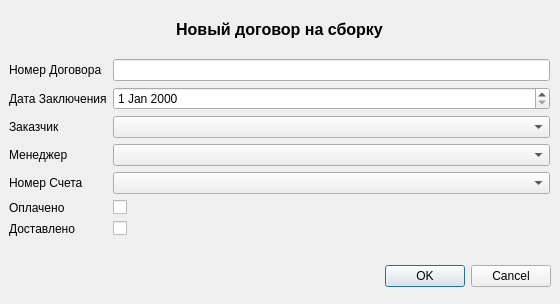
<?xml version="1.0" encoding="UTF-8"?>
<ui version="4.0">
 <class>newDogovorInSborkadlg</class>
 <widget class="QDialog" name="newDogovorInSborkadlg">
  <property name="geometry">
   <rect>
    <x>0</x>
    <y>0</y>
    <width>560</width>
    <height>304</height>
   </rect>
  </property>
  <property name="windowTitle">
   <string>Dialog</string>
  </property>
  <widget class="QDialogButtonBox" name="buttonBox">
   <property name="geometry">
    <rect>
     <x>210</x>
     <y>260</y>
     <width>341</width>
     <height>32</height>
    </rect>
   </property>
   <property name="orientation">
    <enum>Qt::Horizontal</enum>
   </property>
   <property name="standardButtons">
    <set>QDialogButtonBox::Cancel|QDialogButtonBox::Ok</set>
   </property>
  </widget>
  <widget class="QWidget" name="verticalLayoutWidget">
   <property name="geometry">
    <rect>
     <x>9</x>
     <y>9</y>
     <width>541</width>
     <height>41</height>
    </rect>
   </property>
   <layout class="QVBoxLayout" name="verticalLayout">
    <item>
     <widget class="QLabel" name="label">
      <property name="font">
       <font>
        <pointsize>12</pointsize>
        <weight>75</weight>
        <bold>true</bold>
       </font>
      </property>
      <property name="text">
       <string>Новый договор на сборку</string>
      </property>
      <property name="alignment">
       <set>Qt::AlignCenter</set>
      </property>
     </widget>
    </item>
   </layout>
  </widget>
  <widget class="QWidget" name="formLayoutWidget">
   <property name="geometry">
    <rect>
     <x>9</x>
     <y>59</y>
     <width>541</width>
     <height>191</height>
    </rect>
   </property>
   <layout class="QFormLayout" name="formLayout">
    <item row="0" column="0">
     <widget class="QLabel" name="label_2">
      <property name="text">
       <string>Номер Договора</string>
      </property>
     </widget>
    </item>
    <item row="1" column="0">
     <widget class="QLabel" name="label_3">
      <property name="text">
       <string>Дата Заключения</string>
      </property>
     </widget>
    </item>
    <item row="3" column="0">
     <widget class="QLabel" name="label_4">
      <property name="text">
       <string>Менеджер</string>
      </property>
     </widget>
    </item>
    <item row="2" column="0">
     <widget class="QLabel" name="label_5">
      <property name="text">
       <string>Заказчик</string>
      </property>
     </widget>
    </item>
    <item row="4" column="0">
     <widget class="QLabel" name="label_6">
      <property name="text">
       <string>Номер Счета</string>
      </property>
     </widget>
    </item>
    <item row="5" column="0">
     <widget class="QLabel" name="label_7">
      <property name="text">
       <string>Оплачено</string>
      </property>
     </widget>
    </item>
    <item row="6" column="0">
     <widget class="QLabel" name="label_8">
      <property name="text">
       <string>Доставлено</string>
      </property>
     </widget>
    </item>
    <item row="0" column="1">
     <widget class="QLineEdit" name="NumberDg"/>
    </item>
    <item row="5" column="1">
     <widget class="QCheckBox" name="checkBox1">
      <property name="text">
       <string/>
      </property>
     </widget>
    </item>
    <item row="6" column="1">
     <widget class="QCheckBox" name="checkBox2">
      <property name="text">
       <string/>
      </property>
     </widget>
    </item>
    <item row="1" column="1">
     <widget class="QDateEdit" name="dateEdit"/>
    </item>
    <item row="3" column="1">
     <widget class="QComboBox" name="comboBox2"/>
    </item>
    <item row="2" column="1">
     <widget class="QComboBox" name="comboBox1"/>
    </item>
    <item row="4" column="1">
     <widget class="QComboBox" name="comboBox3"/>
    </item>
   </layout>
  </widget>
 </widget>
 <resources/>
 <connections>
  <connection>
   <sender>buttonBox</sender>
   <signal>accepted()</signal>
   <receiver>newDogovorInSborkadlg</receiver>
   <slot>accept()</slot>
   <hints>
    <hint type="sourcelabel">
     <x>248</x>
     <y>254</y>
    </hint>
    <hint type="destinationlabel">
     <x>157</x>
     <y>274</y>
    </hint>
   </hints>
  </connection>
  <connection>
   <sender>buttonBox</sender>
   <signal>rejected()</signal>
   <receiver>newDogovorInSborkadlg</receiver>
   <slot>reject()</slot>
   <hints>
    <hint type="sourcelabel">
     <x>316</x>
     <y>260</y>
    </hint>
    <hint type="destinationlabel">
     <x>286</x>
     <y>274</y>
    </hint>
   </hints>
  </connection>
 </connections>
</ui>
